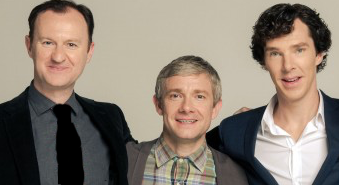
#> input picture Assignment_4/sherlock_cast_3.jpg, 339 x 185 px, given in place of group_picture.jpg, which was not available
$ jupyter execute --allow-errors faceDetection_adam.ipynb   (shell and % lines are left out)   (Python 2 division)   (text cells are left out)
#> lines starting #> are read from the running program, lines starting #| are printed output that depends on the picture; pictures that were not available may be replaced by others from this repository, and a replacement may not be noted
[cell 1]
import cv2
import matplotlib.pyplot as plt
import sys

group_img = cv2.resize(cv2.imread("./dataset/group_picture.jpg"),(650,487))
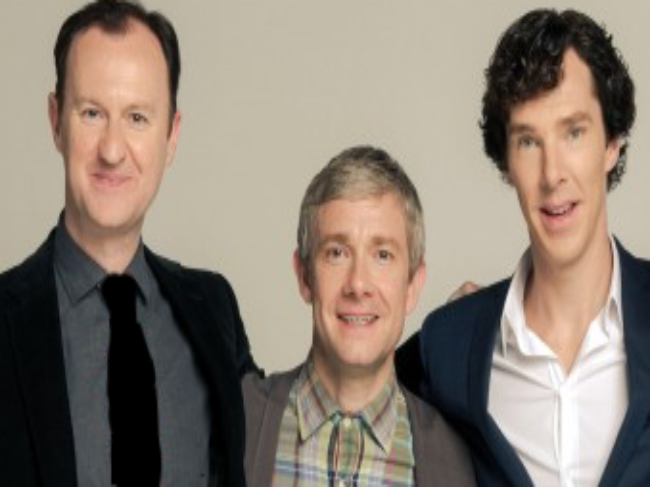
#> group_img: shape (487, 650, 3); mean B, G, R 115.4, 127.5, 139.6
group_img = cv2.cvtColor(group_img, cv2.COLOR_BGR2RGB)

plt.figure(figsize = (10,10))
plt.title("Group Picture"), plt.xticks([]), plt.yticks([])
plt.imshow(group_img)

[cell 2]
import numpy as np
import os
import fnmatch
from sklearn.decomposition import PCA

def createDataMatrix(images):
    numImages = len(images)
    sz = images[0].shape
    data = np.zeros((numImages, sz[0] * sz[1] * sz[2]), dtype=np.float32)
    for i in range(0, numImages):
        image = images[i].flatten()
        data[i,:] = image

    #print("DONE")
    return data

[cell 3]
def pca_eigenvalues(images):
    # Images shape
    shape = images[0].shape

    # Images data matrix needed for PCA
    data = createDataMatrix(images)

    # Compute eigenvectors and eigenvalues from the images data
    pca = PCA()
    X_transformed = pca.fit_transform(data)
    eigen_vectors = pca.components_
    eigen_values = pca.explained_variance_

    print ("Eigenvectors \n%s" %eigen_vectors)
    print ("")
    print ("Eigenvectors Array Size:" + str(eigen_vectors.shape) + "\n")
    print ("\nEigenvalues \n%s" %eigen_values)

    # (Eigenvector, EigenValue) list
    eigen_pairs = [(np.abs(eigen_values[i]), eigen_vectors[:,i]) for i in range(len(eigen_values))]
    # Sort eigenvectors in descending order
    eigen_pairs.sort()
    eigen_pairs.reverse()

    # Plot Explained Variance per Component with EigenValues
    total = sum(eigen_values)
    var_exp = [(i / total)*100 for i in sorted(eigen_values, reverse=True)]
    cum_var_exp = np.cumsum(var_exp)

    nb_components = range(1, len(eigen_pairs) + 1)
    plt.plot(nb_components, var_exp, '-o', color="green", label="Explained Var.")
    plt.plot(nb_components, cum_var_exp, '-o', color="blue", label="Cumulative Exp. Var.")
    plt.xlabel("Component #")
    plt.ylabel("Explained Variance")
    plt.legend()
    plt.show()

[cell 4]
# Add the 10 images in the folder
def get_dataset_per_face(folder):
    dataset = []
    for file_path in os.listdir("./dataset/" + folder):
        if fnmatch.fnmatch(file_path, '*.jpg'):
            dataset.append(cv2.resize(cv2.imread("./dataset/" + folder + "/" + file_path), (128, 128)))
    return dataset

folders = ["face1", "face2", "face3"]
datasets = []
global_dataset = []

for folder in folders:
    folder_dataset = get_dataset_per_face(folder)
#> folder_dataset = 1 item
    datasets.append([folder_dataset, folder])
    global_dataset = global_dataset + [folder_dataset, folder]
#> global_dataset = 2 items

# The 3 datasets, one for each face.
face_one = datasets[0]
#> face_one = 2 items
face_two = datasets[1]
#> face_two = 2 items
face_three = datasets[2]
#> face_three = 2 items
faces = np.array([*face_one[0], *face_two[0], *face_three[0]])

[cell 5]
pca_eigenvalues(face_one[0])
#> in createDataMatrix, `numImages = len(images)`: numImages = 1
#> in pca_eigenvalues, `X_transformed = pca.fit_transform(data)`: X_transformed = [0]
#> in pca_eigenvalues, `plt.show()`:
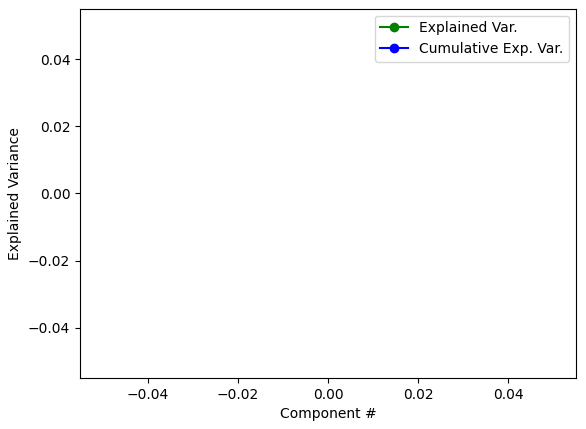
#> figure drawn by matplotlib, 1 panel
pca_eigenvalues(face_two[0])
pca_eigenvalues(face_three[0])

[cell 6]
# L2 Distance (Eucledian) between two vectors
def l2_eucledian_distance(X, Y):
    return np.linalg.norm(X-Y)

def distance_comparator(global_dataset):
    for item in global_dataset:
        smallest_distance = sys.float_info.max
        smallest_dist_label = "none"
        for compared_item in global_dataset:
            # don't compare the image to itself...
            if (not item == compared_item):
                temp_distance = l2_eucledian_distance(item[0], compared_item[0])
                if (temp_distance < smallest_distance):
                    smallest_distance = temp_distance
                    smallest_dist_label = compared_item[1]
        print ("Image of label: \"" + str(item[1]) + "\" is closest to an image of label: \"" + smallest_dist_label+ "\"")
        if (not item[1] != smallest_dist_label):
            ("This image is outside of its cluster!")
#> this loop made 1 pass

#global_dataset = np.array(get_dataset_per_face(folders))

#> (the rest of this cell did not finish here and is left out)

[cell 7]
'''
import time
import itertools
from numpy import linalg as LA

# Get eigenvectors
def pca_eigenvectors(images, label):
    # Images shape
    shape = images[0].shape

    # Data matrix made out of the images for PCA calculation.
    data = createDataMatrix(images)

    # Compute the eigenvectors from the stack of images created
    mean, eigenVectors = cv2.PCACompute(data, mean=None)

    averageFace = mean.reshape(shape)
    eigenFaces = [];

    dataset = []
    for eigenVector in eigenVectors:
        eigenFace = eigenVector.reshape(shape)
        eigenFaces.append(eigenFace)
        dataset.append([eigenVector, label])

    return np.array(eigenVectors)
    #return np.array(dataset)

# Build eigenvectors dataset
eigenVectors_one = pca_eigenvectors(face_one[0], face_one[1])
eigenVectors_two = pca_eigenvectors(face_two[0], face_two[1])
eigenVectors_three = pca_eigenvectors(face_three[0], face_three[1])
eigenVectors = np.array([*eigenVectors_one, *eigenVectors_two, *eigenVectors_three])

eigens = [*face_one[0], *face_two[0], *face_three[0]]
faces = np.array(faces)

shape = eigens[0].shape
data = createDataMatrix(eigens)
mean, _ = cv2.PCACompute(data, mean=None)

weights = eigenVectors.transpose() * faces
'''

[cell 8]
def get_faces():
    folders = ["face1", "face2", "face3"]
    dataset = np.empty(shape=(128*128, 30), dtype='float64')

    current_img = 0
    for folder in folders:
        for file_path in os.listdir("./dataset/" + folder):
            if fnmatch.fnmatch(file_path, '*.jpg'):
                img = np.array(cv2.resize(cv2.imread("./dataset/" + folder + "/" + file_path, 0), (128, 128)), dtype='float64').flatten()
#> img = 16384 values, max 255 at index 13551, min 0 at index 1004, mean 129.7
                dataset[:, current_img] = img[:]
                current_img += 1
    return dataset

# Get all the image samples
global_dataset = np.array(get_faces())

# Calculate the average face
average_face = np.sum(global_dataset, axis=1) / 30

# Normalize the dataset's images by substraction the average face
for j in range(0, 30):
    global_dataset[:, j] -= average_face[:]

# Calculate the covariance matrix
cov_matrix = np.matrix(global_dataset.transpose()) * np.matrix(global_dataset)
# Normalize the covariant matrix
cov_matrix /= 30
# Obtain the eigenvalues and eigenvectors
eigenvalues, eigenvectors = np.linalg.eig(cov_matrix)

# Explained Variance
# Sort the eigenvalues and eigenvectors without passing
sort_indices = eigenvalues.argsort()[::-1]
eigenvalues = eigenvalues[sort_indices]
eigenvectors = eigenvectors[:,sort_indices]

evalues_sum = sum(eigenvalues[:])
evalues_count = 0
evalues_energy = 0.0
for evalue in eigenvalues:
    evalues_count += 1
    evalues_energy += evalue / evalues_sum

    if evalues_energy >= 0.90:
        break

eigenvalues = eigenvalues[0:evalues_count]
eigenvectors = eigenvectors[:,0:evalues_count]

eigenvectors = global_dataset * eigenvectors
norms = np.linalg.norm(eigenvectors, axis=0)
eigenvectors = eigenvectors / norms

weights = eigenvectors.transpose() * global_dataset

[cell 9]
'''
def get_globaldataset():
    dataset = np.empty(shape=(128*128, 30), dtype='float64')

    current_img = 0
    for folder in folders:
        for file_path in os.listdir("./dataset/" + directory):
            if fnmatch.fnmatch(file_path, '*.jpg'):
                img = np.array(cv2.resize(cv2.imread("./dataset/" + directory + "/" + file_path, 0), (128, 128)), dtype='float64').flatten()
                dataset[:, current_img] = img[:]
                current_img += 1
    return dataset
'''

# Calculate the distance between the window and our training data in the eigenspace (see slides for formula)
def distance_eigenspace(window, average_face, weights, eigenvectors):
    # Project our window into the eigenspace (eigenvectors)
    window = np.array(window, dtype='float64').flatten()

    # Normalize by substracting the average face
    window -= average_face
    window = np.reshape(window, (128*128, 1))

    # Projecting the window into the eigenspace
    projected = eigenvectors.transpose() * window

    # Finding the norm of weights minus the projection
    diff = weights - projected
    norms = np.linalg.norm(diff, axis=0)

    return np.linalg.norm(norms, axis=0)

# Sliding window along the group image
def sliding_window(image, stepSize, windowSize):
    # slide a window across the image
    for y in range(0, image.shape[0], stepSize):
        for x in range(0, image.shape[1], stepSize):
            # yield the current window
            yield (x, y, image[y:y + windowSize[1], x:x + windowSize[0]])

[cell 10]
from sklearn.neighbors import KNeighborsClassifier

def get_dataset():
    dataset = []
    folders = ["face1", "face2", "face3"]
    for folder in folders:
        for file_path in os.listdir("./dataset/" + folder):
            if fnmatch.fnmatch(file_path, '*.jpg'):
                dataset.append(tuple((cv2.resize(cv2.imread("./dataset/" + folder + "/" + file_path, 0), (128, 128)).flatten(),folder)))
    return dataset

dataset = get_dataset()
#> dataset = 3 items

# Creating our training set for K-NN
train_set = [] # xs
labels_set = [] # ys

for (face, folder) in dataset:
    train_set.append(face)
    labels_set.append(folder)
#> this loop made 3 passes
#> folder on passes 1 to 3: 'face1', 'face2', 'face3'
#> after the loop, labels_set = ['face1', 'face2', 'face3']; train_set = 3 items

# Transform array to numpy.array
train_set = np.array(train_set)
labels_set = np.array(labels_set)

# Train the classifier
neighbors = 10
knn = KNeighborsClassifier(n_neighbors = neighbors)
knn.fit(train_set, labels_set)


import time
import itertools
from numpy import linalg as LA

window_height = 128
window_width = 128
step_size = 48

group_image = np.array(cv2.resize(cv2.imread("./dataset/group_picture.jpg", 0), (650,488)), dtype='float64')
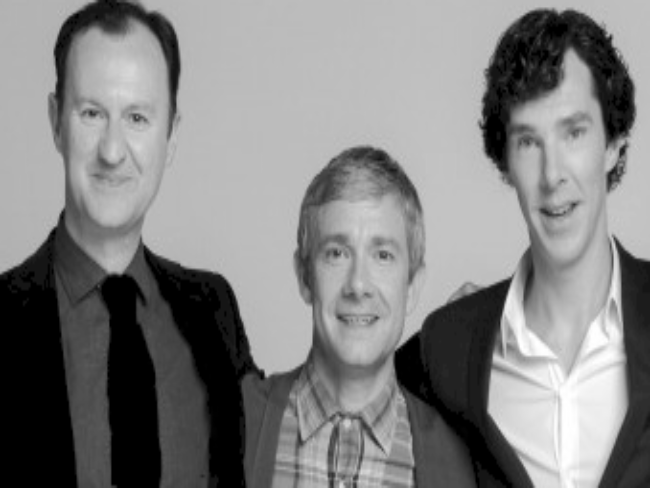
#> group_image: shape (488, 650) float64; min 0, max 255, mean 129.8
detection_image = group_image.copy()
windows = []
windows_imgs = []

for (x, y, window) in sliding_window(group_image, stepSize=step_size, windowSize=(window_width, window_height)):
    if window.shape[0] != window_height or window.shape[1] != window_width:
        continue
    # Calculate the distance between the window and the eigenspace
    window_distance = distance_eigenspace(window, average_face, weights, eigenvectors)

    if (window_distance < 20080):
        cv2.rectangle(detection_image, (x, y), (x + window_width, y + window_height), (255,255,255), 2)
        #windows.append(cv2.resize(window, (128, 128)).flatten())
        #windows_imgs.append(window)
        test = cv2.resize(window, (128, 128)).flatten()
        predicted = knn.predict(test.reshape(1, -1))
        if(predicted == "face3"):
            cv2.rectangle(detection_image, (x, y), (x + window_width, y + window_height), (255,255,255), 10)
#> this loop made 154 passes
#> (x, y, window_distance) on passes 1 to 3: (0, 0, 85044.3), (48, 0, 77956.3), (96, 0, 87530.6)

plt.figure(figsize = (10,10))
plt.subplot(111)
plt.title("Face Detection"), plt.xticks([]), plt.yticks([])
plt.imshow(detection_image, cmap="gray")

[cell 11]
from sklearn.neighbors import KNeighborsClassifier

def get_dataset():
    dataset = []
    folders = ["face1", "face2", "face3"]
    for folder in folders:
        for file_path in os.listdir("./dataset/dataset/" + folder):
            if fnmatch.fnmatch(file_path, '*.jpg'):
                dataset.append(tuple((cv2.resize(cv2.imread("./dataset/dataset/" + folder + "/" + file_path, 0), (128, 128)).flatten(),folder)))
    return dataset

dataset = get_dataset()

# Creating our training set for K-NN
train_set = [] # xs
labels_set = [] # ys

for (face, folder) in dataset:
    train_set.append(face)
    labels_set.append(folder)

# Transform array to numpy.array
train_set = np.array(train_set)
labels_set = np.array(labels_set)

# Train the classifier
neighbors = 10
knn = KNeighborsClassifier(n_neighbors = neighbors)
knn.fit(train_set, labels_set)

windows = np.array(windows)

# Test the classifier
i = 0
for window in windows:
    predicted = knn.predict(window.reshape(1, -1))
    print("Input is window # " + str(i))
    plt.imshow(windows_imgs[i])
    print("Prediction: " + str(predicted))
    i = i + 1
#> after the loop, i = 0

[cell 12]
# [81 lines left out: functions classify, evaluate, evaluate_celebrities, not called in this run]

#> (the rest of this cell did not finish here and is left out)

[cell 13]
""" Edge Haar Features """
def edge_features(size):
    """
    Create Haar edge features.

    @param size: size of Haar filter
                    @pre even integer >= 2

    @return list of edge Haar filters
    """
    edge1 = np.zeros((size, size))
    edge2 = np.zeros((size, size))
    idx = int(size/2)
    edge1[:, idx:] = 1
    edge2[:idx, :] = 1
    return edge1, edge2

""" Line Haar Features """
def line_features(size):
    """
    Create Haar line features.

    @param size: size of Haar filter
                    @pre integer multiple of 3 & >= 3

    @return list of line Haar filters
    """
    line1 = np.zeros((size, size))
    line2 = np.zeros((size, size))
    idx = int(size/3)
    line1[:, :idx] = 1
    line1[:, -idx:] = 1
    line2[:idx, :] = 1
    line2[-idx:, :] = 1
    return line1, line2

""" Four-Rectangle Features """
def four_rect_features(size):
    """
    Create Haar four-rectangle features.

    @param size: size of Haar filter
                    @pre even integer & >= 2

    @return four-rectangle feature
    """
    rect = np.zeros((size, size))
    idx = int(size/2)
    rect[:idx, :idx]  = 1
    rect[-idx:, -idx:] = 1
    return rect

# demonstrate Haar filters
e1, e2 = edge_features(2)
l1, l2 = line_features(3)
rt = four_rect_features(2)

# display filters
plt.figure(figsize=(10,10))
plt.subplot(321), plt.imshow(e1, cmap='gray')
plt.title('Edge Features'), plt.xticks([]), plt.yticks([])
plt.subplot(322), plt.imshow(e2, cmap='gray')
plt.title('Edge Features'), plt.xticks([]), plt.yticks([])
plt.subplot(323), plt.imshow(l1, cmap='gray')
plt.title('Line Features'), plt.xticks([]), plt.yticks([])
plt.subplot(324), plt.imshow(l2, cmap='gray')
plt.title('Line Features'), plt.xticks([]), plt.yticks([])
plt.subplot(325), plt.imshow(rt, cmap='gray')
plt.title('Four-Rectangle Features'), plt.xticks([]), plt.yticks([])
plt.show()
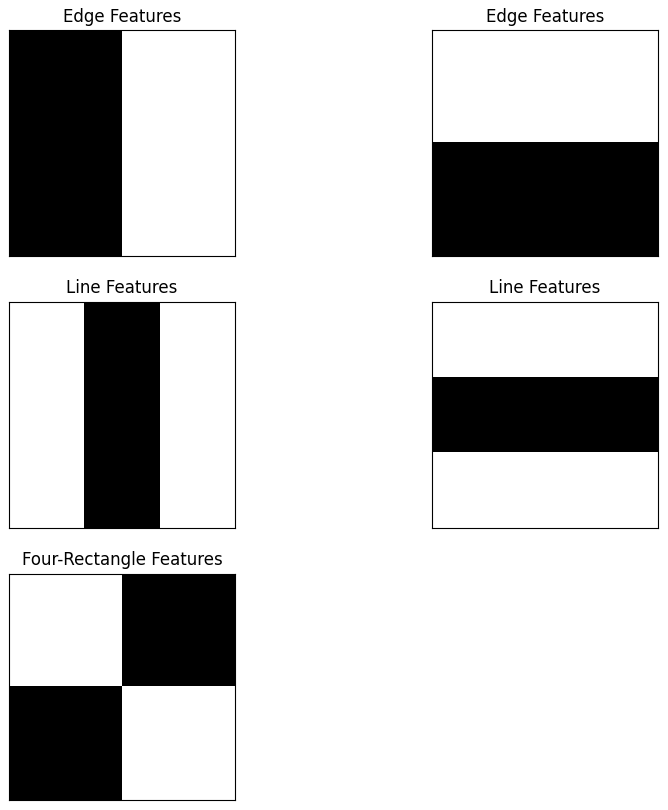
#> figure drawn by matplotlib, 5 panels

[cell 14]
import os

# Viola-Jones face detector

face_cascade = cv2.CascadeClassifier('haarcascade_frontalface_default.xml')

img_gray = cv2.cvtColor(group_img, cv2.COLOR_BGR2GRAY)

# detect faces
# detectMultiScape(image, scaleFactor, minNeighbors)
# scaleFactor - parameter specifying how much the image size is reduced
#  at each image scale
# minNeighbors - parameter specifying how many neighbors each candidate
#  rectangle should have to retain
faces = face_cascade.detectMultiScale(img_gray, 1.1,2)
#> faces = [[59, 298, 57, 57], [271, 388, 55, 55], [317, 396, 55, 55], [45, 59, 142, 142], [486, 85, 132, 132], [293, 197, 138, 138]]
for (x,y,w,h) in faces:
    cv2.rectangle(group_img, (x,y), (x+w, y+h), (255,0,0), 2)
    roi_gray = img_gray[y:y+h, x:x+w]
    roi_color = group_img[y:y+h, x:x+w]
#> this loop made 6 passes
#> pass 1, `roi_gray = img_gray[y:y+h, x:x+w]`:
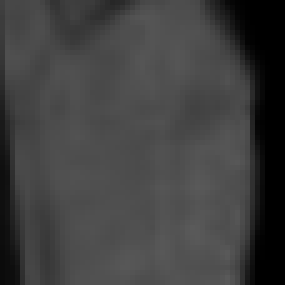
#> roi_gray: shape (57, 57) (shown 5 times larger); min 0, max 90, mean 63.8
#> pass 1, `roi_color = group_img[y:y+h, x:x+w]`:
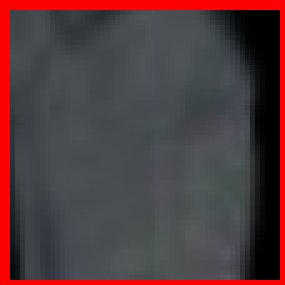
#> roi_color: shape (57, 57, 3) (shown 5 times larger); mean R, G, B 81.4, 59.2, 62.4
#> pass 2, `roi_gray = img_gray[y:y+h, x:x+w]`:
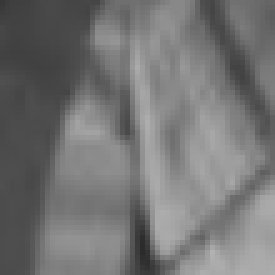
#> roi_gray: shape (55, 55) (shown 5 times larger); min 43, max 178, mean 116.2
#> pass 2, `roi_color = group_img[y:y+h, x:x+w]`:
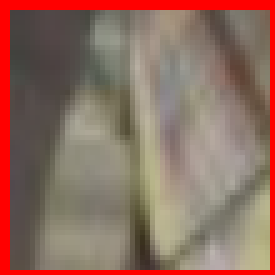
#> roi_color: shape (55, 55, 3) (shown 5 times larger); mean R, G, B 142.7, 108.7, 96.4
#> after the loop:
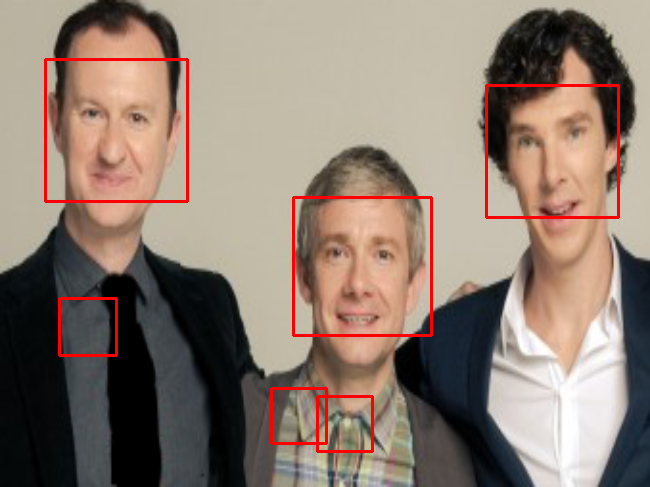
#> group_img: shape (487, 650, 3); mean R, G, B 142, 124.7, 112.9

# display images
plt.figure(figsize=(15,15))
plt.imshow(cv2.cvtColor(group_img, cv2.COLOR_BGR2RGB))
plt.title("Input Image"), plt.xticks([]), plt.yticks([])
plt.show()
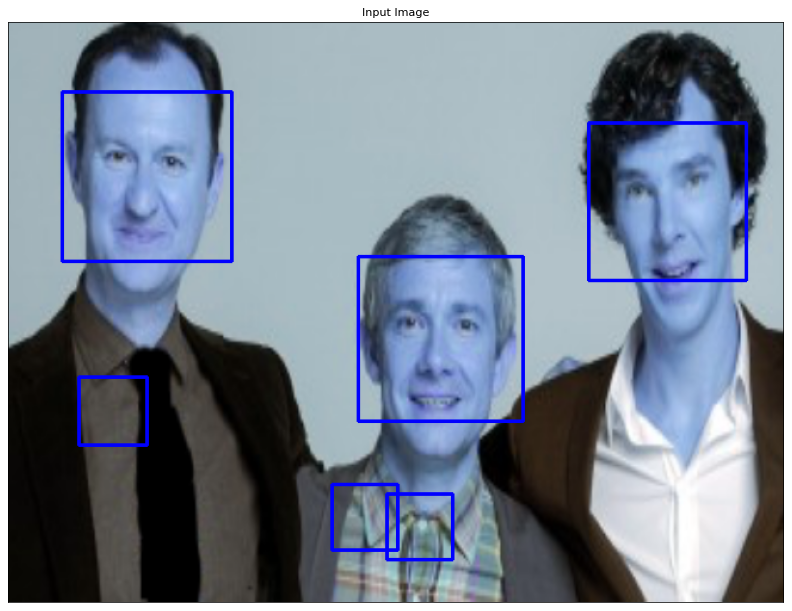
#> figure drawn by matplotlib, 1 panel; B, G, R data is drawn as R, G, B
